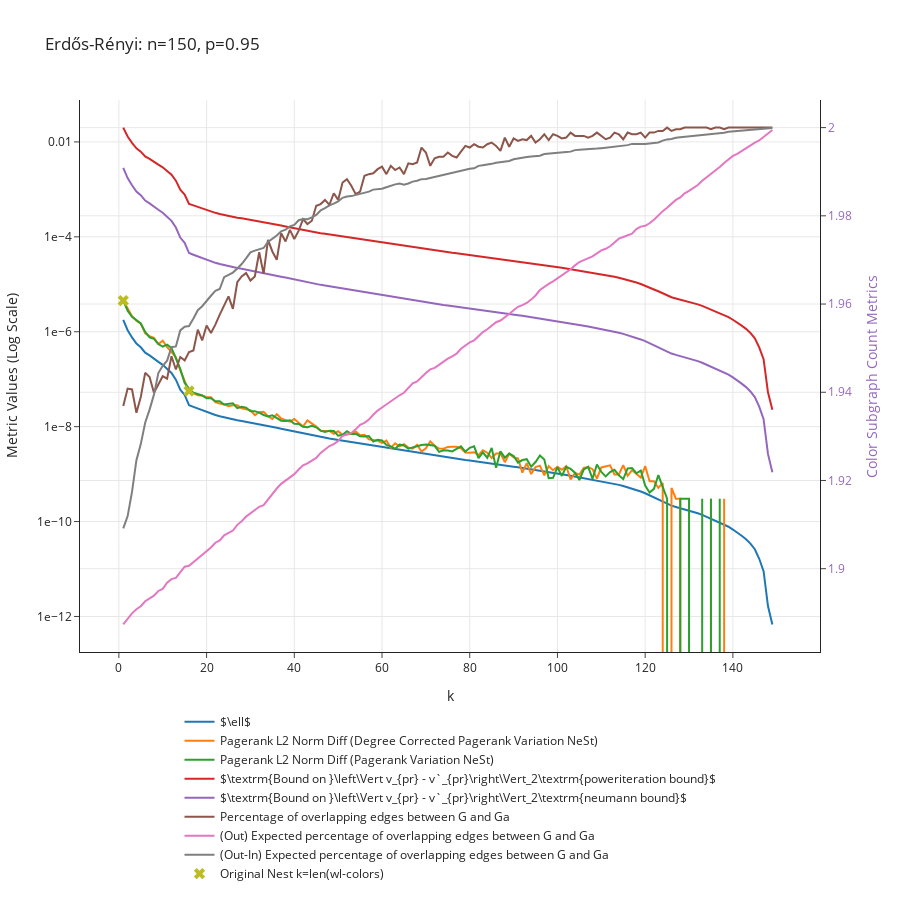

The cell this chart's notebook holds for it:
### Code cell
p = 0.95
n = 150
G = nx.erdos_renyi_graph(n, p)
data_dict = get_convergence_data_of_nest(G, min_cluster_size = 1, max_k = 150)
plot_convergence_data(data_dict, f"Erdős-Rényi: n={n}, p={p}")

### Figure 1 — Plotly figure (JSON) as saved in the notebook; plotly's stock layout.template omitted (floating-point values rounded to 4 significant figures; data arrays with more than 128 entries replaced by an {"elided": "..."} marker saying what was removed)
{"data": [{"mode": "lines", "name": "$\\ell$", "type": "scatter", "x": {"elided": "149 int values"}, "y": {"elided": "149 float values"}}, {"mode": "lines", "name": "Pagerank L2 Norm Diff (Degree Corrected Pagerank Variation NeSt)", "type": "scatter", "x": {"elided": "149 int values"}, "y": {"elided": "149 float values"}}, {"mode": "lines", "name": "Pagerank L2 Norm Diff (Pagerank Variation NeSt)", "type": "scatter", "x": {"elided": "149 int values"}, "y": {"elided": "149 float values"}}, {"mode": "lines", "name": "$\\textrm{Bound on }\\left\\Vert v_{pr} - v`_{pr}\\right\\Vert_2\\textrm{poweriteration bound}$", "type": "scatter", "x": {"elided": "149 int values"}, "y": {"elided": "149 float values"}}, {"mode": "lines", "name": "$\\textrm{Bound on }\\left\\Vert v_{pr} - v`_{pr}\\right\\Vert_2\\textrm{neumann bound}$", "type": "scatter", "x": {"elided": "149 int values"}, "y": {"elided": "149 float values"}}, {"mode": "lines", "name": "Percentage of overlapping edges between G and Ga", "type": "scatter", "x": {"elided": "149 int values"}, "y": {"elided": "149 float values"}, "yaxis": "y2"}, {"mode": "lines", "name": "(Out) Expected percentage of overlapping edges between G and Ga", "type": "scatter", "x": {"elided": "149 int values"}, "y": {"elided": "149 float values"}, "yaxis": "y2"}, {"mode": "lines", "name": "(Out-In) Expected percentage of overlapping edges between G and Ga ", "type": "scatter", "x": {"elided": "149 int values"}, "y": {"elided": "149 float values"}, "yaxis": "y2"}, {"marker": {"size": 10, "symbol": "x"}, "mode": "markers", "name": "Original Nest k=len(wl-colors)", "type": "scatter", "x": [1, 16, 150], "y": [4.532e-06, 5.639e-08, 0]}], "layout": {"height": 900, "hovermode": "closest", "legend": {"orientation": "h", "x": 0.5, "xanchor": "center", "y": -0.1, "yanchor": "top"}, "title": {"text": "Erdős-Rényi: n=150, p=0.95"}, "xaxis": {"title": {"text": "k"}}, "yaxis": {"exponentformat": "e", "title": {"text": "Metric Values (Log Scale)"}, "type": "log"}, "yaxis2": {"overlaying": "y", "side": "right", "tickfont": {"color": "rgba(148, 103, 189, 1)"}, "title": {"font": {"color": "rgba(148, 103, 189, 1)"}, "text": "Color Subgraph Count Metrics"}, "type": "linear"}}}
